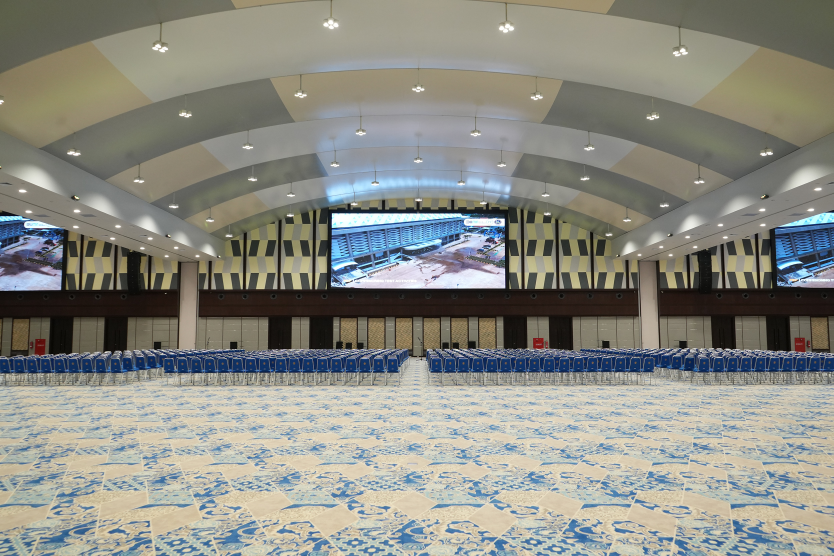
#> input picture image/ballroom.jpg, 2500 x 1667 px, given in place of alam.jpg, which was not available (shown at 1/3 size)
$ python 01_loading_dan_menampilkan_gambar.py
#> lines starting #> are read from the running program, lines starting #| are printed output that depends on the picture; pictures that were not available may be replaced by others from this repository, and a replacement may not be noted
"""
konsep dasar pengolahan citra digital menggunakan Python dan OpenCV,
mulai dari proses membaca gambar, manipulasi piksel, hingga analisis histogram
dan penyimpanan gambar.
==========================================================================
PERCOBAAN 1: LOADING DAN MENAMPILKAN GAMBAR
==========================================================================
Program ini mempelajari cara memuat (load) gambar dari file menggunakan
OpenCV dan menampilkannya di jendela GUI atau menyimpan hasilnya.

Fungsi utama yang dipelajari:
- cv2.imread()    : Membaca/memuat gambar dari file
- cv2.imshow()    : Menampilkan gambar di jendela GUI
- cv2.waitKey()   : Menunggu input keyboard
- cv2.destroyAllWindows() : Menutup semua jendela GUI

Catatan: Jika jendela GUI tidak tersedia (server/remote), gunakan
matplotlib atau simpan hasil langsung ke file.
==========================================================================
"""

# Standard libraries
import os
import sys

# Mengimpor library OpenCV untuk pemrosesan gambar
try:
    import cv2
except Exception:
    print("[ERROR] Modul 'cv2' (OpenCV) tidak ditemukan. Install dengan: pip install opencv-python")
    sys.exit(1)

# Mengimpor library NumPy untuk operasi array
try:
    import numpy as np
except Exception:
    print("[ERROR] Modul 'numpy' tidak ditemukan. Install dengan: pip install numpy")
    sys.exit(1)

# Mengimpor matplotlib untuk alternatif menampilkan gambar
try:
    import matplotlib.pyplot as plt
except Exception:
    print("[ERROR] Modul 'matplotlib' tidak ditemukan. Install dengan: pip install matplotlib")
    sys.exit(1)

# Mendapatkan direktori script saat ini
SCRIPT_DIR = os.path.dirname(os.path.abspath(__file__))

# Mendefinisikan path folder gambar input dan output
IMAGE_DIR = os.path.join(SCRIPT_DIR, "image")
OUTPUT_DIR = os.path.join(SCRIPT_DIR, "output")

# Membuat folder output jika belum ada
os.makedirs(OUTPUT_DIR, exist_ok=True)
# Membuat folder image jika belum ada
os.makedirs(IMAGE_DIR, exist_ok=True)

# Jika gambar contoh tidak ada, buat placeholder sehingga skrip dapat dijalankan
def _ensure_sample_images():
    cat_path = os.path.join(IMAGE_DIR, "kucing.jpg")
    flower_path = os.path.join(IMAGE_DIR, "bunga.jpg")
    # Create a higher-quality synthetic cat (gradient background, textured fur, silhouette)
    if not os.path.exists(cat_path):
        print(f"[INFO] '{cat_path}' tidak ditemukan — membuat placeholder berkualitas.")
        h, w = 480, 640
        # vertical gradient background
        bg = np.zeros((h, w, 3), dtype=np.uint8)
        for y in range(h):
            t = y / (h - 1)
            color = np.array([220 * (1 - t) + 100 * t, 180 * (1 - t) + 70 * t, 160 * (1 - t) + 30 * t])
            bg[y, :] = color

        # textured noise (smoothed) to simulate fur/background texture
        noise = (np.random.randn(h, w) * 25 + 128).astype(np.uint8)
        noise = cv2.GaussianBlur(noise, (31, 31), 0)
        noise_bgr = cv2.cvtColor(noise, cv2.COLOR_GRAY2BGR)
        base = cv2.addWeighted(bg, 0.85, noise_bgr, 0.15, 0)

        # draw simple stylized cat silhouette (body, head, ears, tail)
        cat = base.copy()
        # body
        cv2.ellipse(cat, (w // 2, h // 2 + 40), (140, 90), 0, 0, 360, (30, 30, 40), -1)
        # head
        cv2.circle(cat, (w // 2 - 120, h // 2 - 10), 50, (30, 30, 40), -1)
        # ears
        pts1 = np.array([[w//2-160, h//2-40], [w//2-140, h//2-80], [w//2-110, h//2-40]], np.int32)
        pts2 = np.array([[w//2-80, h//2-40], [w//2-60, h//2-80], [w//2-30, h//2-40]], np.int32)
        cv2.fillPoly(cat, [pts1], (30,30,40))
        cv2.fillPoly(cat, [pts2], (30,30,40))
        # tail
        cv2.ellipse(cat, (w//2 + 160, h//2 + 10), (20, 80), -30, 0, 360, (30,30,40), -1)

        # eyes (glow)
        cv2.ellipse(cat, (w//2 - 140, h//2 - 20), (10, 6), 0, 0, 360, (200, 220, 50), -1)
        cv2.ellipse(cat, (w//2 - 100, h//2 - 20), (10, 6), 0, 0, 360, (200, 220, 50), -1)

        # subtle highlight on silhouette
        highlight = cat.copy()
        cv2.ellipse(highlight, (w // 2, h // 2 + 40), (140, 90), 0, 0, 180, (60, 60, 80), 6)
        cat = cv2.addWeighted(cat, 0.95, highlight, 0.05, 0)

        cv2.putText(cat, "Foto Kucing (placeholder)", (20, h - 30), cv2.FONT_HERSHEY_SIMPLEX, 0.9, (230, 230, 230), 2)
        cv2.imwrite(cat_path, cat)

        # saturated variant
        hsv = cv2.cvtColor(cat, cv2.COLOR_BGR2HSV).astype(np.int16)
        hsv[:, :, 1] = np.clip(hsv[:, :, 1] * 1.6, 0, 255)
        sat = cv2.cvtColor(hsv.astype(np.uint8), cv2.COLOR_HSV2BGR)
        cv2.putText(sat, "Saturated", (20, h - 30), cv2.FONT_HERSHEY_SIMPLEX, 0.8, (255,255,255), 2)
        cv2.imwrite(os.path.join(IMAGE_DIR, "foto_kucing_sat.jpg"), sat)

        # rotated variant (45 deg)
        M = cv2.getRotationMatrix2D((w // 2, h // 2), 45, 1.0)
        rot = cv2.warpAffine(cat, M, (w, h), borderMode=cv2.BORDER_REFLECT)
        cv2.putText(rot, "Rot45", (20, 40), cv2.FONT_HERSHEY_SIMPLEX, 0.8, (255,255,255), 2)
        cv2.imwrite(os.path.join(IMAGE_DIR, "foto_kucing_rot45.jpg"), rot)

    # Create a higher-quality synthetic flower (petals, layered colors)
    if not os.path.exists(flower_path):
        print(f"[INFO] '{flower_path}' tidak ditemukan — membuat placeholder berkualitas.")
        h, w = 480, 640
        # pastel radial background
        y_idxs, x_idxs = np.indices((h, w))
        cx, cy = w // 2, h // 2
        r = np.sqrt((x_idxs - cx) ** 2 + (y_idxs - cy) ** 2)
        maxr = r.max()
        bg = np.zeros((h, w, 3), dtype=np.uint8)
        bg[:, :, 0] = np.clip(200 + (r / maxr) * 40, 0, 255)
        bg[:, :, 1] = np.clip(180 + (r / maxr) * 60, 0, 255)
        bg[:, :, 2] = np.clip(220 + (r / maxr) * 20, 0, 255)

        flower = bg.copy()
        # draw layered petals using rotated ellipses
        center = (cx, cy - 20)
        petals = 12
        for i in range(petals):
            ang = i * (360 / petals)
            color = (180 + (i % 3) * 20, 80 + (i % 5) * 15, 200 - (i % 4) * 20)
            axes_len = (40 + (i % 3) * 10, 120 - (i % 4) * 8)
            Mpetal = np.zeros((h, w, 3), dtype=np.uint8)
            cv2.ellipse(Mpetal, center, axes_len, ang, 0, 360, color, -1)
            flower = cv2.addWeighted(flower, 1.0, Mpetal, 0.6, 0)

        # center
        cv2.circle(flower, (cx, cy - 20), 36, (40, 30, 20), -1)
        cv2.circle(flower, (cx, cy - 20), 18, (230, 200, 60), -1)

        cv2.putText(flower, "Foto Bunga (placeholder)", (20, h - 30), cv2.FONT_HERSHEY_SIMPLEX, 0.9, (240,240,240), 2)
        cv2.imwrite(flower_path, flower)

        # tinted variant (hue shift)
        hsvf = cv2.cvtColor(flower, cv2.COLOR_BGR2HSV).astype(np.int16)
        hsvf[:, :, 0] = (hsvf[:, :, 0] + 25) % 180
        tinted = cv2.cvtColor(hsvf.astype(np.uint8), cv2.COLOR_HSV2BGR)
        cv2.putText(tinted, "Tinted", (20, h - 30), cv2.FONT_HERSHEY_SIMPLEX, 0.8, (255,255,255), 2)
        cv2.imwrite(os.path.join(IMAGE_DIR, "foto_bunga2_tint.jpg"), tinted)

        # rotated variant (-30 deg)
        M2 = cv2.getRotationMatrix2D((w // 2, h // 2), -30, 1.0)
        rotf = cv2.warpAffine(flower, M2, (w, h), borderMode=cv2.BORDER_REFLECT)
        cv2.putText(rotf, "Rot-30", (20, 40), cv2.FONT_HERSHEY_SIMPLEX, 0.8, (255,255,255), 2)
        cv2.imwrite(os.path.join(IMAGE_DIR, "foto_bunga2_rot-30.jpg"), rotf)

_ensure_sample_images()

# ============================================================
# 1. Membaca gambar dalam mode warna (BGR)
# cv2.imread(path, flag) - flag default = cv2.IMREAD_COLOR
# ============================================================
print("=" * 60)
print("PERCOBAAN 1: LOADING DAN MENAMPILKAN GAMBAR")
print("=" * 60)

# Membaca foto dalam mode warna penuh (3 channel: Blue, Green, Red)
# cv2.IMREAD_COLOR (1) = baca sebagai gambar berwarna, abaikan transparansi
# ★ KODE INTI ★ — Hasil: array NumPy (h, w, 3) dalam format BGR. Jika file tidak ada → None
img_color = cv2.imread(os.path.join(IMAGE_DIR, "alam.jpg"), cv2.IMREAD_COLOR)
#> img_color is the input picture: shape (1667, 2500, 3); mean B, G, R 131.6, 139.7, 139.2

# Memeriksa apakah gambar berhasil dimuat (tidak None)
if img_color is None:
    print("[ERROR] Gambar tidak ditemukan! Jalankan download_image.py terlebih dahulu.")
    exit()

# Menampilkan informasi bahwa gambar berhasil dimuat
print(f"[INFO] Gambar berwarna berhasil dimuat.")
print(f"  - Dimensi: {img_color.shape}")  # (height, width, channels)
#|   - Dimensi: (1667, 2500, 3)
print(f"  - Tipe data: {img_color.dtype}")  # uint8 (0-255)
#|   - Tipe data: uint8

# ============================================================
# 2. Membaca gambar dalam mode grayscale (1 channel)
# cv2.IMREAD_GRAYSCALE (0) = konversi ke abu-abu saat loading
# ============================================================

# Membaca foto yang sama dalam mode grayscale (abu-abu)
img_gray = cv2.imread(os.path.join(IMAGE_DIR, "alam.jpg"), cv2.IMREAD_GRAYSCALE)
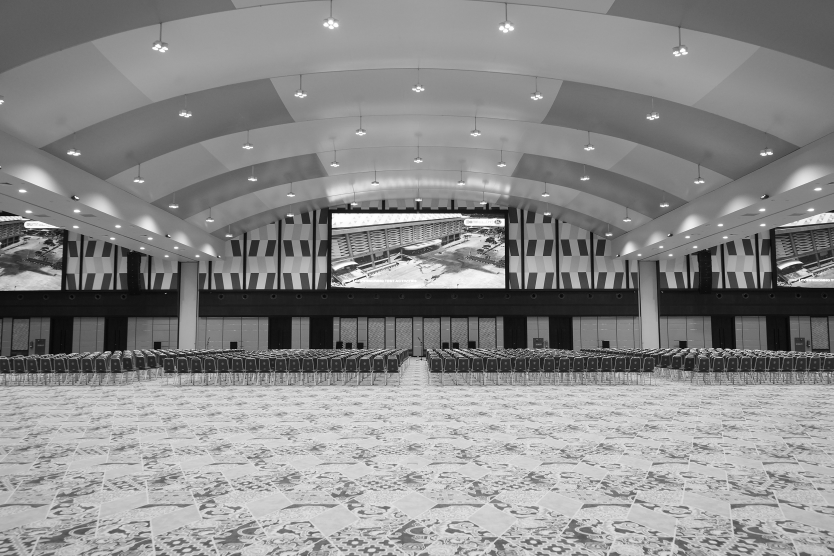
#> img_gray: shape (1667, 2500) (shown at 1/3 size); min 0, max 255, mean 138.7

# Menampilkan informasi gambar grayscale
print(f"\n[INFO] Gambar grayscale berhasil dimuat.")
print(f"  - Dimensi: {img_gray.shape}")  # (height, width) - tanpa channel
#|   - Dimensi: (1667, 2500)
print(f"  - Tipe data: {img_gray.dtype}")
#|   - Tipe data: uint8

# ============================================================
# 3. Membaca gambar dengan alpha channel (transparansi)
# cv2.IMREAD_UNCHANGED (-1) = baca apa adanya termasuk alpha
# ============================================================

# Membaca foto berwarna (PNG output dari kamera biasanya tidak ada alpha channel)
img_unchanged = cv2.imread(os.path.join(IMAGE_DIR, "kota.jpg"), cv2.IMREAD_UNCHANGED)
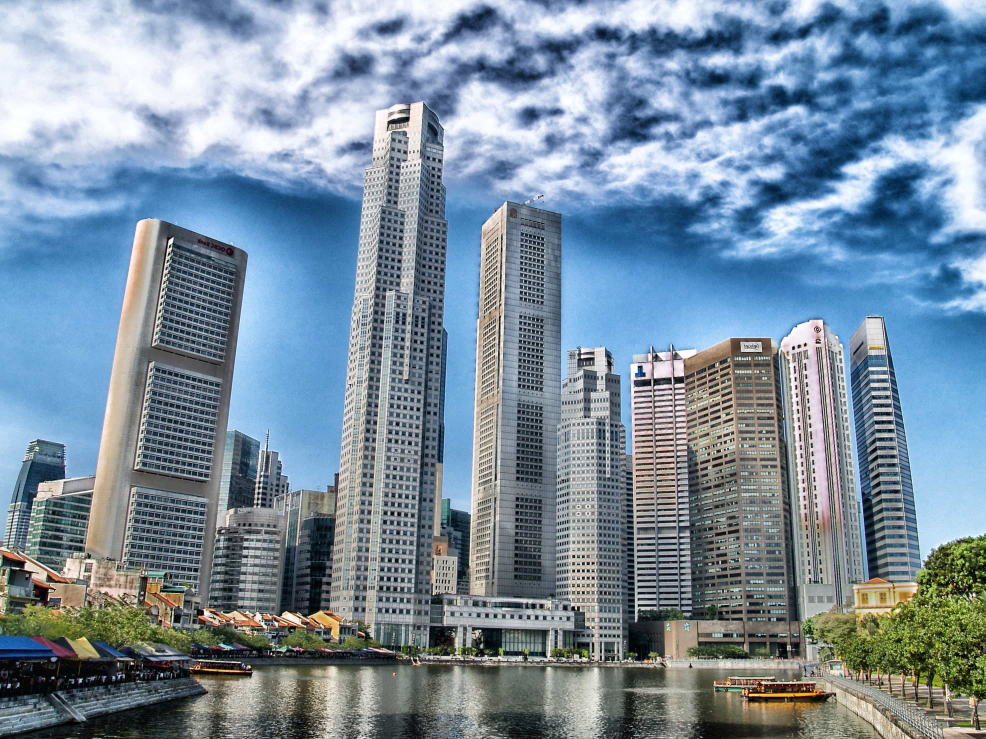
#> input picture image/kota.jpg, 2956 x 2217 px (shown at 1/3 size)
#> img_unchanged is the input picture: shape (2217, 2956, 3); mean B, G, R 158.9, 142.1, 121.9

# Menampilkan informasi gambar unchanged
print(f"\n[INFO] Gambar unchanged berhasil dimuat.")
print(f"  - Dimensi: {img_unchanged.shape}")
#|   - Dimensi: (2217, 2956, 3)
print(f"  - Tipe data: {img_unchanged.dtype}")
#|   - Tipe data: uint8

# ============================================================
# 4. Menampilkan gambar menggunakan matplotlib (lebih portable)
# Catatan: OpenCV menggunakan BGR, matplotlib menggunakan RGB
# ============================================================

# Membuat figure dengan 3 subplot untuk menampilkan 3 versi gambar
fig, axes = plt.subplots(1, 3, figsize=(15, 5))

# Subplot 1: Gambar berwarna (konversi BGR -> RGB untuk matplotlib)
# ★ KODE INTI ★ — WAJIB konversi BGR→RGB sebelum plt.imshow()!
# OpenCV menyimpan warna dalam urutan Blue-Green-Red, matplotlib mengharapkan Red-Green-Blue
# Tanpa konversi ini, warna merah dan biru akan TERTUKAR di tampilan
img_rgb = cv2.cvtColor(img_color, cv2.COLOR_BGR2RGB)
axes[0].imshow(img_rgb)
axes[0].set_title("Gambar Berwarna (RGB)")
# Menghilangkan sumbu/axis agar tampilan lebih bersih
axes[0].axis("off")

# Subplot 2: Gambar grayscale (gunakan colormap 'gray')
axes[1].imshow(img_gray, cmap="gray")
axes[1].set_title("Gambar Grayscale")
axes[1].axis("off")

# Subplot 3: Gambar unchanged
img_unch_rgb = cv2.cvtColor(img_unchanged, cv2.COLOR_BGR2RGB)
axes[2].imshow(img_unch_rgb)
axes[2].set_title("Gambar Unchanged")
axes[2].axis("off")

# Mengatur layout agar tidak saling tumpang tindih
plt.suptitle("Percobaan 1: Tiga Mode Pembacaan Gambar", fontsize=14, fontweight="bold")
plt.tight_layout()

# Menyimpan hasil visualisasi ke folder output
output_path = os.path.join(OUTPUT_DIR, "01_loading_gambar_hasil.png")
plt.savefig(output_path, dpi=150, bbox_inches="tight")
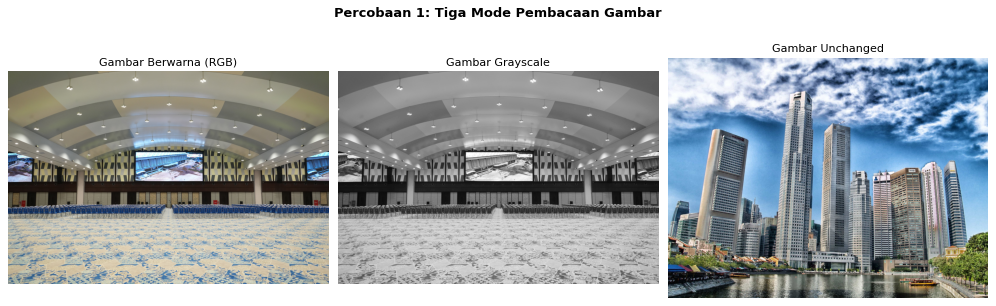
#> figure drawn by matplotlib, 3 panels
print(f"\n[OUTPUT] Hasil disimpan di: {output_path}")

# Menampilkan gambar (opsional)
plt.show()

# ============================================================
# 5. Menampilkan menggunakan cv2.imshow() (GUI mode)
# ============================================================

# Menampilkan gambar di jendela OpenCV (hanya bekerja jika ada GUI)
try:
    # [7 lines of commented-out code are left out]
    print("\n[INFO] Tekan tombol apapun pada jendela gambar untuk menutup...")
    cv2.waitKey(0)  # Tunggu sampai tombol ditekan

    # cv2.destroyAllWindows() - menutup semua jendela yang dibuat oleh OpenCV
    cv2.destroyAllWindows()
except Exception as e:
    print(f"[INFO] GUI tidak tersedia: {e}")
    print("[INFO] Hasil sudah disimpan ke folder output/")

# ============================================================
# RINGKASAN
# ============================================================
print("\n" + "=" * 60)
print("RINGKASAN PERCOBAAN 1")
print("=" * 60)
print("Fungsi yang dipelajari:")
print("  1. cv2.imread(path, flag)  → Membaca gambar dari file")
print("     - IMREAD_COLOR (1)      → Baca sebagai BGR 3 channel")
print("     - IMREAD_GRAYSCALE (0)  → Baca sebagai grayscale 1 channel")
print("     - IMREAD_UNCHANGED (-1) → Baca apa adanya (termasuk alpha)")
print("  2. cv2.imshow(nama, img)   → Tampilkan gambar di jendela GUI")
print("  3. cv2.waitKey(ms)         → Tunggu input keyboard")
print("  4. cv2.destroyAllWindows() → Tutup semua jendela GUI")
print("  5. cv2.cvtColor(img, code) → Konversi ruang warna (BGR↔RGB)")
print("=" * 60)
